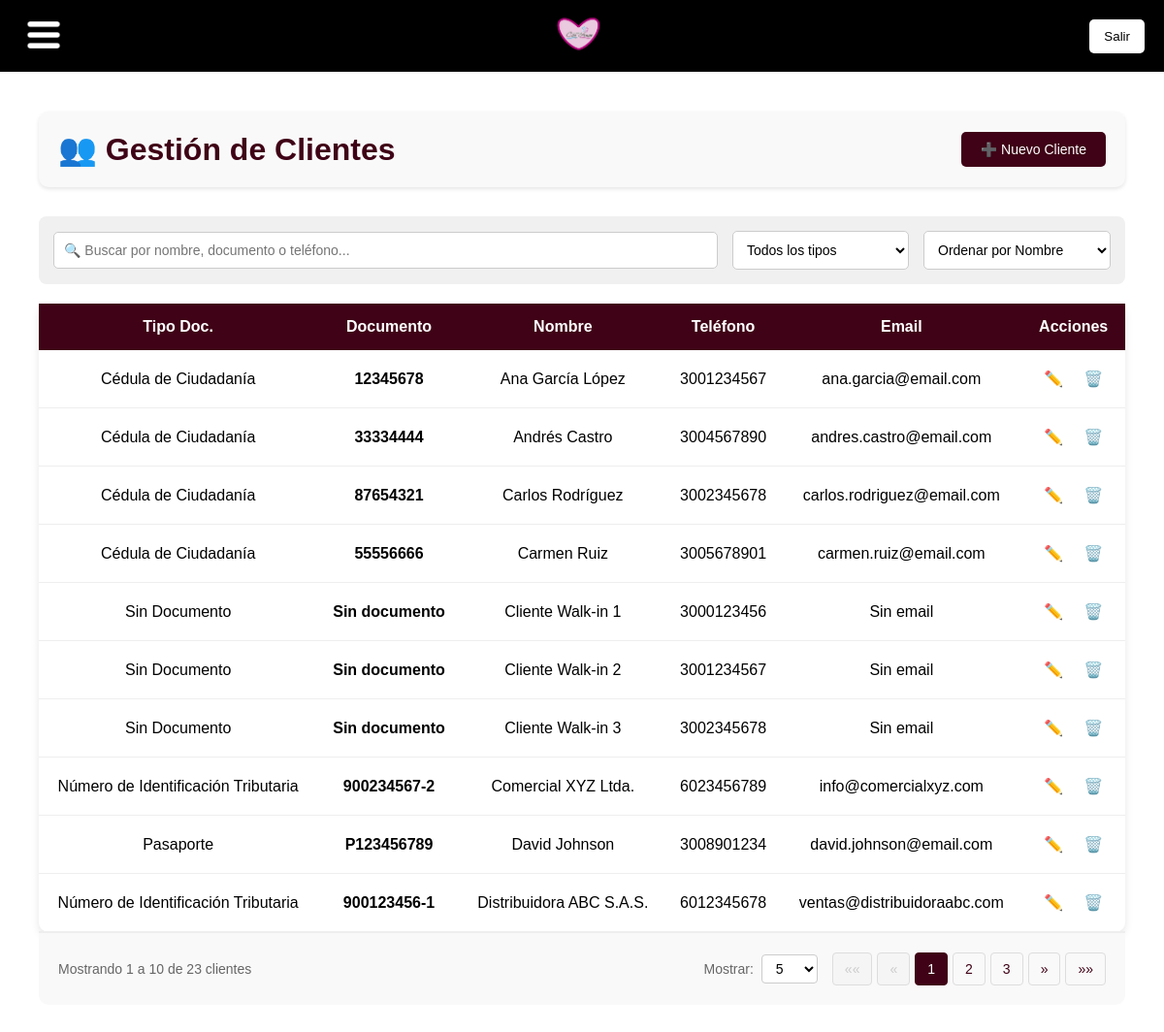
/clientes/, run on the app's committed database.
### app_alejandra/models.py (models this page shows, shortened)
class Cliente(models.Model):
    TIPOS_DOCUMENTO = [
        ('CC', 'Cédula de Ciudadanía'),
        ('NIT', 'Número de Identificación Tributaria'),
        ('CE', 'Cédula de Extranjería'),
        ('PAS', 'Pasaporte'),
        ('SIN', 'Sin Documento'),
    ]
    tipo_documento = models.CharField(max_length=3, choices=TIPOS_DOCUMENTO, default='CC')
    documento = models.CharField(max_length=50, blank=True, null=True, help_text="Opcional - puede quedar vacío")
    nombre = models.CharField(max_length=200, unique=True)
    telefono = models.CharField(max_length=15, blank=True, null=True)
    email = models.EmailField(blank=True, null=True)
    direccion = models.TextField(blank=True, null=True)

### app_alejandra/views.py (the view, shortened to what this page needs)
# urls.py: path('clientes/', views.cliente_view, name='clientes'),
def cliente_view(request):
    page = request.GET.get('page', 1)
    per_page = request.GET.get('per_page', 10)
    order_by = request.GET.get('order_by', 'nombre')
    if per_page not in ['5', '10', '50']:
        per_page = 10
    if order_by not in ['nombre', 'documento']:
        order_by = 'nombre'
    clientes_queryset = Cliente.objects.all().order_by(order_by)
    from django.core.paginator import Paginator
    paginator = Paginator(clientes_queryset, int(per_page))
    try:
        clientes = paginator.page(page)
    except:
        clientes = paginator.page(1)
    return render(request, 'clientes.html', {
        'clientes': clientes,
        'per_page': per_page,
        'current_page': page,
        'order_by': order_by
    })

### app_alejandra/templates/clientes.html (shortened to what this page needs)
{% extends "base.html" %}
{% block content %}
<div class="main-container">
    <div class="header-section">
        <h1>👥 Gestión de Clientes</h1>
        <button class="btn-primary" onclick="openModal()">
            ➕ Nuevo Cliente
        </button>
    </div>
    <div class="search-filter-section">
        <input type="text" class="search-input" id="searchInput" placeholder="🔍 Buscar por nombre, documento o teléfono..." onkeyup="filterTable()">
        <select class="filter-select" id="tipoFilter" onchange="filterTable()">
            <option value="">Todos los tipos</option>
        </select>
        <select class="filter-select" id="orderBySelect" onchange="changeOrderBy(this.value)">
            <option value="nombre" {% if order_by == 'nombre' %}selected{% endif %}>Ordenar por Nombre</option>
        </select>
    </div>
    <div class="table-container">
        <table class="table" id="clientesTable">
            <thead>
                <tr>
                    <th>Tipo Doc.</th>
                    <th>Documento</th>
                    <th>Nombre</th>
                    <th>Teléfono</th>
                    <th>Email</th>
                    <th>Acciones</th>
                </tr>
            </thead>
            <tbody>
                {% for cliente in clientes %}
                <tr data-tipo="{{ cliente.tipo_documento|lower }}" data-documento="{{ cliente.documento|lower }}" data-nombre="{{ cliente.nombre|lower }}" data-telefono="{{ cliente.telefono|lower }}">
                    <td>{{ cliente.get_tipo_documento_display }}</td>
                    <td><strong>{{ cliente.documento|default:"Sin documento" }}</strong></td>
                    <td>{{ cliente.nombre }}</td>
                    <td>{{ cliente.telefono|default:"Sin teléfono" }}</td>
                    <td>{{ cliente.email|default:"Sin email" }}</td>
                    <td>
                        <div class="action-buttons">
                            <button class="btn-success" onclick="editCliente({{ cliente.id }})" title="Editar">
                                ✏️
                            </button>
                            <button class="btn-danger" onclick="deleteCliente({{ cliente.id }}, '{{ cliente.nombre }}')" title="Eliminar">
                                🗑️
                            </button>
                        </div>
                    </td>
                </tr>
                {% empty %}
                <tr>
                    <td colspan="6" class="no-data">
                        📝 No hay clientes registrados aún. ¡Crea tu primer cliente!
                    </td>
                </tr>
                {% endfor %}
            </tbody>
        </table>
    </div>
    <div class="pagination-container">
        <div class="pagination-info">
            Mostrando {{ clientes.start_index }} a {{ clientes.end_index }} de {{ clientes.paginator.count }} clientes
        </div>
        <div class="pagination-controls">
            <div class="per-page-selector">
                <label for="perPageSelect">Mostrar:</label>
                <select id="perPageSelect" onchange="changePerPage(this.value)">
                    <option value="5" {% if per_page == '5' %}selected{% endif %}>5</option>
                </select>
            </div>
            {% if clientes.has_other_pages %}
            <div class="pagination-links">
                {% if clientes.has_previous %}
                    <a href="?page=1&per_page={{ per_page }}&order_by={{ order_by }}">««</a>
                    <a href="?page={{ clientes.previous_page_number }}&per_page={{ per_page }}&order_by={{ order_by }}">«</a>
                {% else %}
                    <span class="disabled">««</span>
                    <span class="disabled">«</span>
                {% endif %}
                {% for num in clientes.paginator.page_range %}
                    {% if clientes.number == num %}
                        <span class="current">{{ num }}</span>
                    {% elif num > clientes.number|add:'-3' and num < clientes.number|add:'3' %}
                        <a href="?page={{ num }}&per_page={{ per_page }}&order_by={{ order_by }}">{{ num }}</a>
                    {% endif %}
                {% endfor %}
                {% if clientes.has_next %}
                    <a href="?page={{ clientes.next_page_number }}&per_page={{ per_page }}&order_by={{ order_by }}">»</a>
                    <a href="?page={{ clientes.paginator.num_pages }}&per_page={{ per_page }}&order_by={{ order_by }}">»»</a>
                {% else %}
                    <span class="disabled">»</span>
                    <span class="disabled">»»</span>
                {% endif %}
            </div>
            {% endif %}
        </div>
    </div>
</div>
{% endblock %}

### app_alejandra/templates/clientes.html (style rules this page uses)
.main-container { max-width: 1200px; margin: 0 auto; padding: 20px; }
.header-section { display: flex; justify-content: space-between; align-items: center; margin-bottom: 30px; padding: 20px; background-color: #f9f9f9; border-radius: 10px; box-shadow: 0 2px 4px rgba(0, 0, 0, 0.1); }
.header-section h1 { color: #3F0216; margin: 0; }
.search-filter-section { display: flex; gap: 15px; align-items: center; margin-bottom: 20px; padding: 15px; background-color: #f0f0f0; border-radius: 8px; }
.search-input { flex: 1; padding: 10px; border: 1px solid #ccc; border-radius: 5px; font-size: 14px; }
.filter-select { padding: 10px; border: 1px solid #ccc; border-radius: 5px; font-size: 14px; background-color: white; }
.btn-primary { background-color: #3F0216; color: white; border: none; border-radius: 5px; padding: 10px 20px; cursor: pointer; transition: background-color 0.3s ease; font-size: 14px; }
.btn-danger { background: none; color: #dc3545; border: none; padding: 8px; cursor: pointer; transition: color 0.3s ease; font-size: 16px; }
.btn-success { background: none; color: #28a745; border: none; padding: 8px; cursor: pointer; transition: color 0.3s ease; font-size: 16px; }
.table-container { background-color: white; border-radius: 10px; box-shadow: 0 4px 8px rgba(0, 0, 0, 0.1); overflow: visible; }
.table { width: 100%; border-collapse: collapse; margin: 0; }
.table th { background-color: #3F0216; color: white; padding: 15px 12px; text-align: center; font-weight: bold; border: none; }
.table td { padding: 12px; text-align: center; border-bottom: 1px solid #eee; vertical-align: middle; }
.action-buttons { display: flex; gap: 5px; justify-content: center; }
.pagination-container { display: flex; justify-content: space-between; align-items: center; padding: 20px; background-color: #f9f9f9; border-top: 1px solid #eee; border-radius: 0 0 10px 10px; }
.pagination-info { color: #666; font-size: 14px; }
.pagination-controls { display: flex; align-items: center; gap: 15px; }
.per-page-selector { display: flex; align-items: center; gap: 8px; }
.per-page-selector label { font-size: 14px; color: #666; margin: 0; }
.per-page-selector select { padding: 5px 10px; border: 1px solid #ccc; border-radius: 4px; font-size: 14px; background-color: white; }
.pagination-links { display: flex; gap: 5px; }
.pagination-links a, .pagination-links span { padding: 8px 12px; border: 1px solid #ddd; border-radius: 4px; text-decoration: none; color: #3F0216; font-size: 14px; transition: all 0.3s ease; }
.pagination-links .current { background-color: #3F0216; color: white; border-color: #3F0216; }
.pagination-links .disabled { color: #ccc; cursor: not-allowed; background-color: #f5f5f5; }

### data on the page
Cliente: tipo_documento "Cédula de Ciudadanía", documento "12345678", nombre "Ana García López", telefono "3001234567", email "ana.garcia@email.com"
Cliente: tipo_documento "Cédula de Ciudadanía", documento "33334444", nombre "Andrés Castro", telefono "3004567890", email "andres.castro@email.com"
Cliente: tipo_documento "Cédula de Ciudadanía", documento "87654321", nombre "Carlos Rodríguez", telefono "3002345678", email "carlos.rodriguez@email.com"
Cliente: tipo_documento "Cédula de Ciudadanía", documento "55556666", nombre "Carmen Ruiz", telefono "3005678901", email "carmen.ruiz@email.com"
Cliente: tipo_documento "Sin Documento", documento "Sin documento", nombre "Cliente Walk-in 1", telefono "3000123456", email "Sin email"
Cliente: tipo_documento "Sin Documento", documento "Sin documento", nombre "Cliente Walk-in 2", telefono "3001234567", email "Sin email"
Cliente: tipo_documento "Sin Documento", documento "Sin documento", nombre "Cliente Walk-in 3", telefono "3002345678", email "Sin email"
Cliente: tipo_documento "Número de Identificación Tributaria", documento "900234567-2", nombre "Comercial XYZ Ltda.", telefono "6023456789", email "info@comercialxyz.com"
Cliente: tipo_documento "Pasaporte", documento "P123456789", nombre "David Johnson", telefono "3008901234", email "david.johnson@email.com"
Cliente: tipo_documento "Número de Identificación Tributaria", documento "900123456-1", nombre "Distribuidora ABC S.A.S.", telefono "6012345678", email "ventas@distribuidoraabc.com"

### other printed values
{{ clientes.start_index }} "1"
{{ clientes.end_index }} "10"
{{ clientes.paginator.count }} "23"
{{ num }} "1"
{{ num }} "2" "3"
